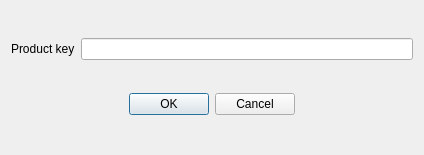
<?xml version="1.0" encoding="UTF-8"?>
<ui version="4.0">
 <class>LoginDialog</class>
 <widget class="QDialog" name="LoginDialog">
  <property name="geometry">
   <rect>
    <x>0</x>
    <y>0</y>
    <width>424</width>
    <height>155</height>
   </rect>
  </property>
  <property name="windowTitle">
   <string>Dialog</string>
  </property>
  <layout class="QVBoxLayout" name="verticalLayout" stretch="0,0">
   <item>
    <layout class="QHBoxLayout" name="horizontalLayout">
     <item>
      <widget class="QLabel" name="label_2">
       <property name="text">
        <string>Product key</string>
       </property>
      </widget>
     </item>
     <item>
      <widget class="QLineEdit" name="pwdLineEdit">
       <property name="acceptDrops">
        <bool>true</bool>
       </property>
       <property name="text">
        <string/>
       </property>
       <property name="echoMode">
        <enum>QLineEdit::Normal</enum>
       </property>
      </widget>
     </item>
    </layout>
   </item>
   <item>
    <widget class="QDialogButtonBox" name="buttonBox">
     <property name="orientation">
      <enum>Qt::Horizontal</enum>
     </property>
     <property name="standardButtons">
      <set>QDialogButtonBox::Cancel|QDialogButtonBox::Ok</set>
     </property>
     <property name="centerButtons">
      <bool>true</bool>
     </property>
    </widget>
   </item>
  </layout>
 </widget>
 <resources/>
 <connections/>
</ui>
